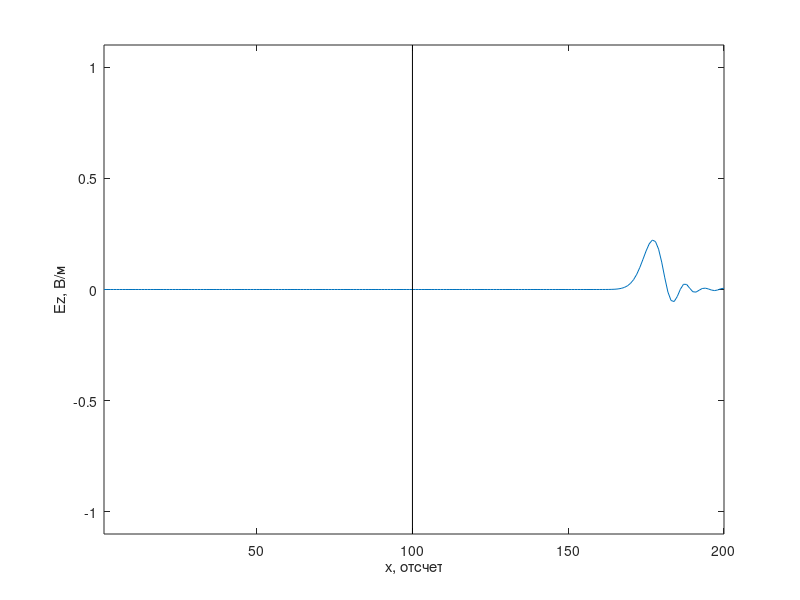
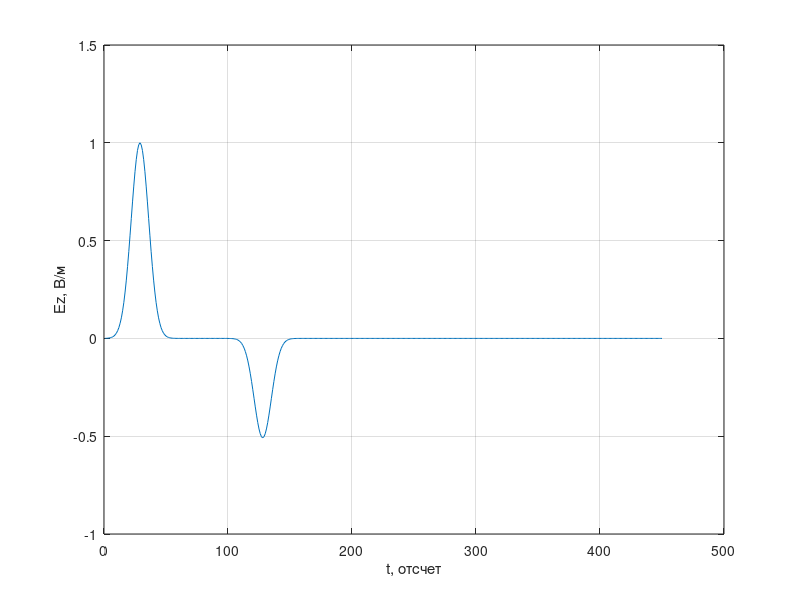

Recreate these plots in MATLAB, in order.
%% Одномерный FDTD. Версия 1.4.1
% Граница раздела. Hy имеет на одну ячейку меньше.
clear

% Волновое сопротивление свободного пространства
W0 = 120 * pi;

% Время расчета в отсчетах
maxTime = 450;

% Размер области моделирования в отсчетах
maxSize = 200;

% Положение датчика, регистрирующего поля
probePos = 50;

layer_x = 100;

Ez = zeros (1, maxSize);
Hy = zeros (1, maxSize - 1);

eps = ones (size (Ez));
eps(layer_x: end) = 9.0;

mu = ones (size (Ez));

% Поле, зарегистрированное в датчике в зависимости от времени
probeTimeEz = zeros (1, maxTime);

figure

for t = 1: maxTime
    % Расчет компоненты поля H
    for m = 1: maxSize - 1
        % До этой строки Hy(n) хранит значение компоненты Hy
        % за предыдущий момент времени
        Hy(m) = Hy(m) + (Ez(m + 1) - Ez(m)) / W0 / mu(m);
    end
    
    Hy(49) = Hy(49) - exp (-(t - 30.0) ^ 2 / 100.0) / W0;
    
    % Расчет компоненты поля E
    Ez(1) = Ez(2);
    Ez(maxSize) = Ez(maxSize - 1);
    
    for m = 2: maxSize - 1
        % До этой строки Ez(n) хранит значение компоненты EzS
        % за предыдущий момент времени
        Ez(m) = Ez(m) + (Hy(m) - Hy(m - 1)) * W0 / eps (m);
    end

    % Источник возбуждения
    Ez(50) = Ez(50) + exp (-(t + 0.5 - (-0.5) - 30.0) ^ 2 / 100.0);
    
    % Регистрация поля в точке
    probeTimeEz(t) = Ez(probePos);
    
    plot (Ez);
    xlim ([1, maxSize]);
    ylim ([-1.1, 1.1]);
    xlabel ('x, отсчет')
    ylabel ('Ez, В/м')
    line ([layer_x, layer_x], [-1.1, 1.1], ...
        'Color',[0.0, 0.0, 0.0]);
    pause (0.01)
end

figure
plot (probeTimeEz)
xlabel ('t, отсчет')
ylabel ('Ez, В/м')
grid on